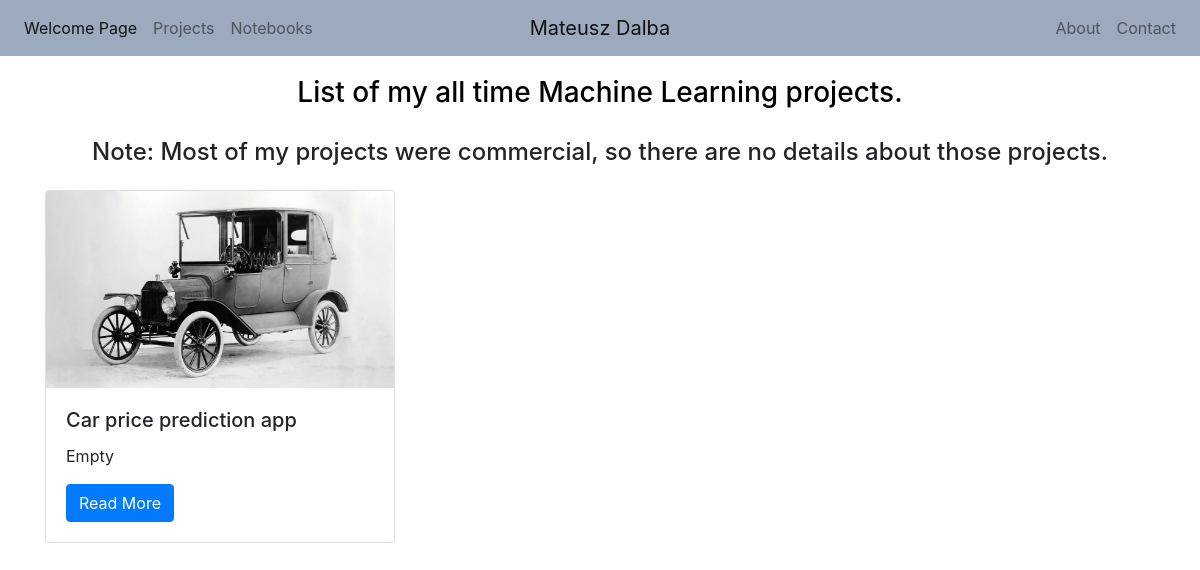
The page /projects/ on the database as committed earlier.
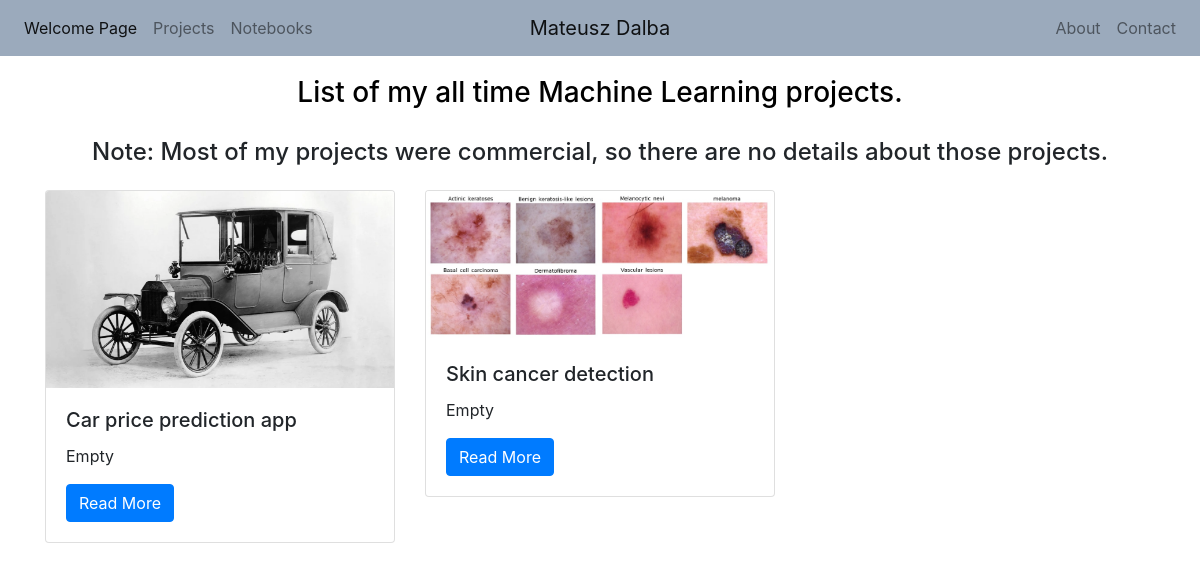
The same page on the database as committed later.
### projects/models.py (models this page shows, shortened)
class Project(models.Model):
    title = models.CharField(max_length=100)
    short_description = models.TextField(default = 'Empty')
    main_features = models.TextField(default ='Empty')
    duration = models.CharField(max_length=100)
    description = models.TextField(default = 'Empty')
    technology = models.CharField(max_length=200)
    image = models.FilePathField(path='projects/static/img/')
    video_url = models.CharField(max_length=500)
    obstacles = models.TextField(default = 'Empty')
    successes = models.TextField(default = 'Empty')
    learn = models.TextField(default = 'Empty')

### projects/views.py (the view)
# urls.py: path("", views.project_index, name='project_index'),
def project_index(request):
    projects = Project.objects.all()
    context = {
        'projects':projects
    }
    return render(request, 'project_index.html', context)

### projects/templates/project_index.html
{% extends "base.html" %}
{% load static %}
{% block page_content %}
<link rel="stylesheet" type="text/css" href="{% static 'css/project_index.css' %}">
<h3 align="center" class="title1">List of my all time Machine Learning projects.</h3>
<h4 align="center">Note: Most of my projects were commercial, so there are no details about those projects.</h4>
<div class="row mt-4">
    {% for project in projects %}
        <div class="col-md-4">
            <div class="card mb-2">
                <img class="card-img-top" src="{% static project.image %}">
                <div class="card-body">
                    <h5 class="card-title">{{ project.title }}</h5>
                    <p class="card-text">{{ project.short_description }}</p>
                    <a href="{% url 'project_detail' project.pk %}"
                       class="btn btn-primary">
                        Read More
                    </a>
                </div>
            </div>
        </div>
        {% endfor %}
    </div>
    {% endblock %}

Rows that differ between the two databases and show on the page:
added Project: image (picture), title "Skin cancer detection", short_description "Empty"
